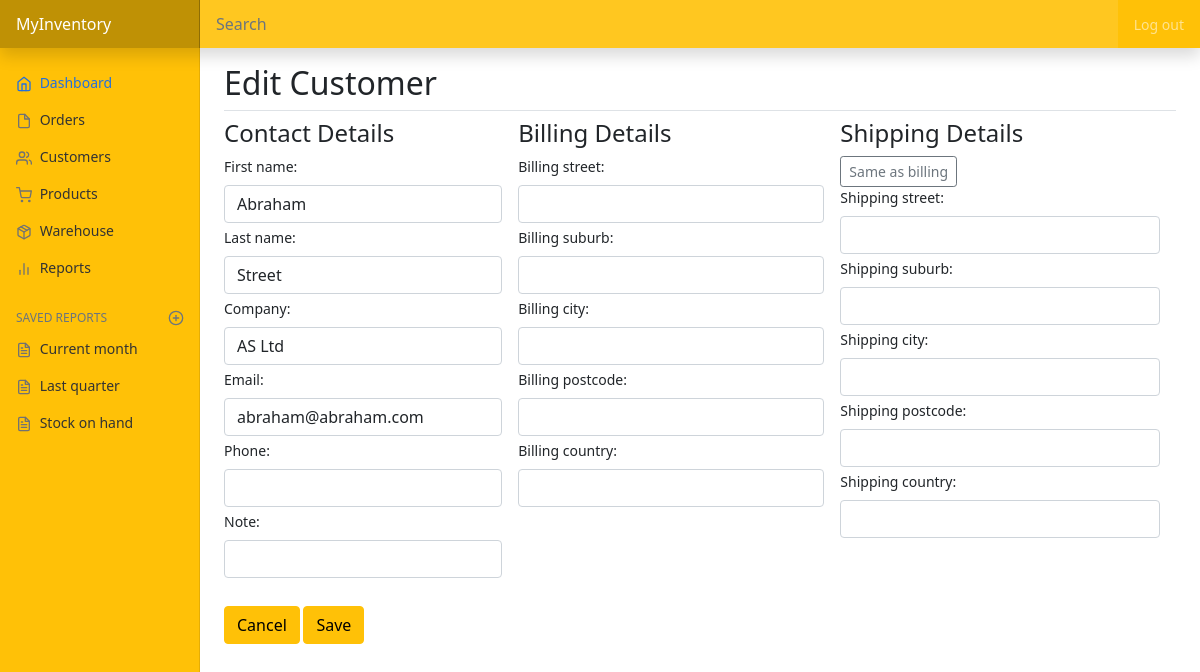
Page /customer/edit/11 (signed in) on the committed database.
### inventory/models.py (models this page shows, shortened)
class Customer(models.Model):
    user = models.ForeignKey(User, on_delete=CASCADE, related_name="customers")
    first_name = models.CharField(max_length=50)
    last_name = models.CharField(max_length=50)
    company = models.CharField(blank=True, max_length=100)
    email = models.EmailField()
    phone = models.CharField(blank=True, max_length=20)
    note = models.CharField(blank=True, max_length=256)
    billing_street = models.CharField(blank=True, max_length=128)
    billing_suburb = models.CharField(blank=True, max_length=64)
    billing_city = models.CharField(blank=True, max_length=64)
    billing_postcode = models.CharField(blank=True, max_length=8)
    billing_country = models.CharField(blank=True, max_length=64)
    shipping_street = models.CharField(blank=True, max_length=128)
    shipping_suburb = models.CharField(blank=True, max_length=64)
    shipping_city = models.CharField(blank=True, max_length=64)
    shipping_postcode = models.CharField(blank=True, max_length=6)
    shipping_country = models.CharField(blank=True, max_length=64)
    timestamp = models.DateTimeField(auto_now_add=True)

### inventory/views.py (the view)
# urls.py: path('customer/edit/<int:id>', views.edit_customer, name="edit_customer"),
@login_required
def edit_customer(request, id):
    try:
        customer = Customer.objects.get(pk=id)
    except Customer.DoesNotExist:
        return JsonResponse({"error": "Customer not found."}, status=404)
    if request.method == "POST":
        save_customer(request, customer)
        return HttpResponseRedirect(reverse("list_customer"))
    else:
        return render(request, "inventory/customer_form.html", {
            'title': "Edit Customer",
            'contact_form': CustomerContactForm(instance=customer),
            'billing_form': CustomerBillingForm(instance=customer),
            'shipping_form': CustomerShippingForm(instance=customer)
        })

### inventory/models.py
class CustomerContactForm(ModelForm):
    class Meta:
        model = Customer
        fields = ['first_name', 'last_name',
                  'company', 'email', 'phone', 'note']
        widgets = {
            'first_name': forms.TextInput(attrs={'class': 'form-control', 'autofocus': True}),
            'last_name': forms.TextInput(attrs={'class': 'form-control'}),
            'company': forms.TextInput(attrs={'class': 'form-control'}),
            'email': forms.TextInput(attrs={'class': 'form-control'}),
            'phone': forms.TextInput(attrs={'class': 'form-control'}),
            'note': forms.TextInput(attrs={'class': 'form-control'})
        }

class CustomerBillingForm(ModelForm):
    class Meta:
        model = Customer
        fields = ['billing_street', 'billing_suburb',
                  'billing_city', 'billing_postcode', 'billing_country']
        widgets = {
            'billing_street': forms.TextInput(attrs={'class': 'form-control'}),
            'billing_suburb': forms.TextInput(attrs={'class': 'form-control'}),
            'billing_city': forms.TextInput(attrs={'class': 'form-control'}),
            'billing_postcode': forms.TextInput(attrs={'class': 'form-control'}),
            'billing_country': forms.TextInput(attrs={'class': 'form-control'}),
        }

### inventory/templates/inventory/customer_form.html (shortened to what this page needs)
{% extends 'inventory/layout.html' %}
{% load static %}
{% block body %}
    {% if title %}
        <h2>{{ title }}</h2>
    {% else %}
        <h2>Create A New Customer</h2>
    {% endif %}
    <form method="post">
        <div class="d-flex justify-content-between flex-wrap flex-md-nowrap align-items-top pt-2 pb-2 mb-3 border-top">
            <div class="contact-form flex-grow-1 me-3">
                <h4>Contact Details</h4>
                {% for field in contact_form %}
                    <div class="mb-1 row">
                        <div class="form-label">
                            {{ field.label_tag }}
                        </div>
                        <div>
                            {{ field }}
                        </div>
                    </div>
                {% endfor %}
            </div>
            <div class="billing-form flex-grow-1 me-3">
                <h4>Billing Details</h4>
                {% for field in billing_form %}
                    <div class="mb-1 row">
                        <div class="form-label">
                            {{ field.label_tag }}
                        </div>
                        <div>
                            {{ field }}
                        </div>
                    </div>
                {% endfor %}
            </div>
            <div class="shipping-form flex-grow-1 me-3">
                <h4>Shipping Details</h4>
                <button type="button" class="btn btn-sm btn-outline-secondary" id="copy_billing">Same as billing</button>
                {% for field in shipping_form %}
                    <div class="mb-1 row">
                        <div class="form-label">
                            {{ field.label_tag }}
                        </div>
                        <div>
                            {{ field }}
                        </div>
                    </div>
                {% endfor %}
            </div>
        </div>
        <a class="btn btn-warning" href="{% url 'list_customer' %}">Cancel</a>
        <input class="btn btn-warning" type="submit" value="Save">
    </form>
{% endblock %}

### inventory/static/inventory/dashboard.css (style rules this page uses)
body { font-size: .875rem; }

### rows in the picture
Customer: contact_form "Abraham" "Street" "AS Ltd" "abraham@abraham.com"

### other values in the picture
{{ title }} "Edit Customer"
{{ field.label_tag }} "First name:" "Last name:" "Company:" "Email:" "Phone:" "Note:"
{{ field.label_tag }} "Billing street:" "Billing suburb:" "Billing city:" "Billing postcode:" "Billing country:"
{{ field.label_tag }} "Shipping street:" "Shipping suburb:" "Shipping city:" "Shipping postcode:" "Shipping country:"
